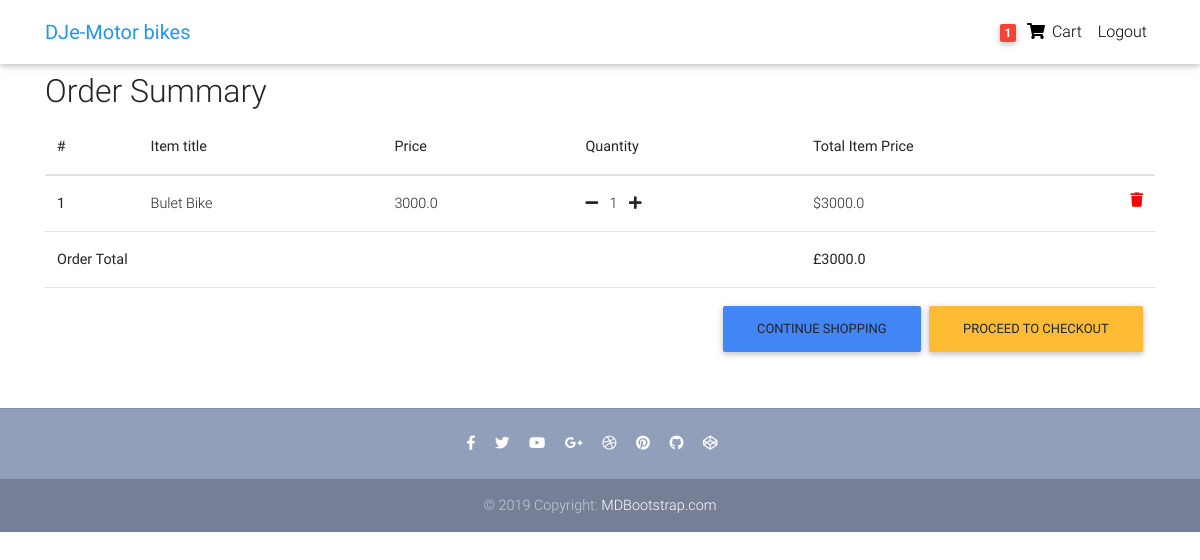
Page /order-summary/ (signed in) on the committed database.
### core/models.py (models this page shows, shortened)
class Order(models.Model):
    user = models.ForeignKey(settings.AUTH_USER_MODEL,
                             on_delete=models.CASCADE)
    ref_code = models.CharField(max_length=20, blank=True, null=True)
    items = models.ManyToManyField(OrderItem)
    start_date = models.DateTimeField(auto_now_add=True)
    ordered_date = models.DateTimeField()
    ordered = models.BooleanField(default=False)
    shipping_address = models.ForeignKey(
        'Address', related_name='shipping_address', on_delete=models.SET_NULL, blank=True, null=True)
    billing_address = models.ForeignKey(
        'Address', related_name='billing_address', on_delete=models.SET_NULL, blank=True, null=True)
    payment = models.ForeignKey(
        'Payment', on_delete=models.SET_NULL, blank=True, null=True)
    coupon = models.ForeignKey(
        'Coupon', on_delete=models.SET_NULL, blank=True, null=True)
    being_delivered = models.BooleanField(default=False)
    received = models.BooleanField(default=False)
    refund_requested = models.BooleanField(default=False)
    refund_granted = models.BooleanField(default=False)
    '''
    1. Item added to cart
    2. Adding a billing address
    (Failed checkout)
    3. Payment
    (Preprocessing, processing, packaging etc.)
    4. Being delivered
    5. Received
    6. Refunds
    '''
    def get_total(self):
        total = 0
        for order_item in self.items.all():
            total += order_item.get_final_price()
        if self.coupon:
            total -= self.coupon.amount
        return total

class OrderItem(models.Model):
    user = models.ForeignKey(settings.AUTH_USER_MODEL,
                             on_delete=models.CASCADE)
    ordered = models.BooleanField(default=False)
    item = models.ForeignKey(Item, on_delete=models.CASCADE)
    quantity = models.IntegerField(default=1)
    def get_total_item_price(self):
        return self.quantity * self.item.price
    def get_final_price(self):
        if self.item.discount_price:
            return self.get_total_discount_item_price()
        return self.get_total_item_price()

class Item(models.Model):
    title = models.CharField(max_length=100)
    price = models.FloatField()
    discount_price = models.FloatField(blank=True, null=True)
    category = models.CharField(choices=CATEGORY_CHOICES, max_length=2)
    label = models.CharField(choices=LABEL_CHOICES, max_length=1)
    slug = models.SlugField()
    description = models.TextField()
    image = models.ImageField()

### core/views.py (the view)
# urls.py: path('order-summary/', OrderSummaryView.as_view(), name='order-summary'),
class OrderSummaryView(LoginRequiredMixin, View):
    def get(self, *args, **kwargs):
        try:
            order = Order.objects.get(user=self.request.user, ordered=False)
            context = {
                'object': order
            }
            return render(self.request, 'order_summary.html', context)
        except ObjectDoesNotExist:
            messages.warning(self.request, "You do not have an active order")
            return redirect("/")

### core/templatetags/cart_template_tags.py (called while the page is built)
@register.filter
def cart_item_count(user):
    if user.is_authenticated:
        qs = Order.objects.filter(user=user, ordered=False)
        if qs.exists():
            return qs[0].items.count()
    return 0

### templates/order_summary.html (shortened to what this page needs)
{% extends "base.html" %}
{% block content %}
  <main>
    <div class="container">
    <div class="table-responsive text-nowrap">
    <h2>Order Summary</h2>
    <table class="table">
        <thead>
        <tr>
            <th scope="col">#</th>
            <th scope="col">Item title</th>
            <th scope="col">Price</th>
            <th scope="col">Quantity</th>
            <th scope="col">Total Item Price</th>
        </tr>
        </thead>
        <tbody>
        {% for order_item in object.items.all %}
        <tr>
            <th scope="row">{{ forloop.counter }}</th>
            <td>{{ order_item.item.title }}</td>
            <td>{{ order_item.item.price }}</td>
            <td>
                <a href="{% url 'core:remove-single-item-from-cart' order_item.item.slug %}"><i class="fas fa-minus mr-2"></i></a>
                {{ order_item.quantity }}
                <a href="{% url 'core:add-to-cart' order_item.item.slug %}"><i class="fas fa-plus ml-2"></i></a>
            </td>
            <td>
            {% if order_item.item.discount_price %}
                ${{ order_item.get_total_discount_item_price }}
                <span class="badge badge-primary">Saving ${{ order_item.get_amount_saved }}</span>
            {% else %}
                ${{ order_item.get_total_item_price }}
            {% endif %}
            <a style='color: red;' href="{% url 'core:remove-from-cart' order_item.item.slug %}">
                <i class="fas fa-trash float-right"></i>
            </a>
            </td>
        </tr>
        {% endfor %}
        {% if object.get_total %}
        <tr>
            <td colspan="4"><b>Order Total</b></td>
            <td><b>£{{ object.get_total }}</b></td>
        </tr>
        <tr>
            <td colspan="5">
            <a class='btn btn-warning float-right ml-2' href='/checkout/'>Proceed to checkout</a>
            <a class='btn btn-primary float-right' href='/'>Continue shopping</a>
            </td>
        </tr>
        {% endif %}
        </tbody>
    </table>
    </div>
    </div>
  </main>
{% endblock content %}

### templates/base.html (shortened to what this page needs)
{% load static %}
<!DOCTYPE html>
<html lang="en">
<head>
  <link rel="stylesheet" href="https://use.fontawesome.com/releases/v5.8.1/css/all.css">
  <link href="{% static 'css/bootstrap.min.css' %}" rel="stylesheet">
  <link href="{% static 'css/mdb.min.css' %}" rel="stylesheet">
  <link href="{% static 'css/style.min.css' %}" rel="stylesheet">
</head>
{% include "navbar.html" %}
<body>
    <div class="mt-5 pt-4">
    </div>
    {% block content %}
    {% endblock content %}
    {% include "footer.html" %}
</body>
</html>

### templates/navbar.html (shortened to what this page needs)
{% load cart_template_tags %}
<nav class="navbar fixed-top navbar-expand-lg navbar-light white scrolling-navbar">
    <div class="container">
      <a class="navbar-brand waves-effect" href="/">
        <strong class="blue-text">DJe-Motor bikes</strong>
      </a>
      <div class="collapse navbar-collapse" id="navbarSupportedContent">
        <ul class="navbar-nav nav-flex-icons">
          {% if request.user.is_authenticated %}
          <li class="nav-item">
            <a href="{% url 'core:order-summary' %}" class="nav-link waves-effect">
              <span class="badge red z-depth-1 mr-1"> {{ request.user|cart_item_count }} </span>
              <i class="fas fa-shopping-cart"></i>
              <span class="clearfix d-none d-sm-inline-block"> Cart </span>
            </a>
          </li>
          <li class="nav-item">
            <a class="nav-link waves-effect" href="{% url 'account_logout' %}">
              <span class="clearfix d-none d-sm-inline-block"> Logout </span>
            </a>
          </li>
          {% endif %}
        </ul>
      </div>
    </div>
  </nav>

### templates/footer.html
<footer class="page-footer text-center font-small mt-4 wow fadeIn">
    <hr class="my-4">
    <div class="pb-4">
      <a href="https://www.facebook.com/mdbootstrap" target="_blank">
        <i class="fab fa-facebook-f mr-3"></i>
      </a>
      <a href="https://twitter.com/MDBootstrap" target="_blank">
        <i class="fab fa-twitter mr-3"></i>
      </a>
      <a href="https://www.youtube.com/watch?v=7MUISDJ5ZZ4" target="_blank">
        <i class="fab fa-youtube mr-3"></i>
      </a>
      <a href="https://plus.google.com/u/0/b/107863090883699620484" target="_blank">
        <i class="fab fa-google-plus-g mr-3"></i>
      </a>
      <a href="https://dribbble.com/mdbootstrap" target="_blank">
        <i class="fab fa-dribbble mr-3"></i>
      </a>
      <a href="https://pinterest.com/mdbootstrap" target="_blank">
        <i class="fab fa-pinterest mr-3"></i>
      </a>
      <a href="https://github.com/mdbootstrap/bootstrap-material-design" target="_blank">
        <i class="fab fa-github mr-3"></i>
      </a>
      <a href="http://codepen.io/mdbootstrap/" target="_blank">
        <i class="fab fa-codepen mr-3"></i>
      </a>
    </div>
    <div class="footer-copyright py-3">
      © 2019 Copyright:
      <a href="https://mdbootstrap.com/education/bootstrap/" target="_blank"> MDBootstrap.com </a>
    </div>
  </footer>

### templates/scripts.html (shortened to what this page needs)
{% load static %}

### templates/base.html (style rules this page uses)
html, body, header, .carousel { height: 60vh; }

### rows in the picture
OrderItem: item "Bulet Bike", item.price "3000.0", quantity "1", get_total_item_price "3000.0"
Order: get_total "3000.0"

### other values in the picture
{{ request.user|cart_item_count }} "1"
